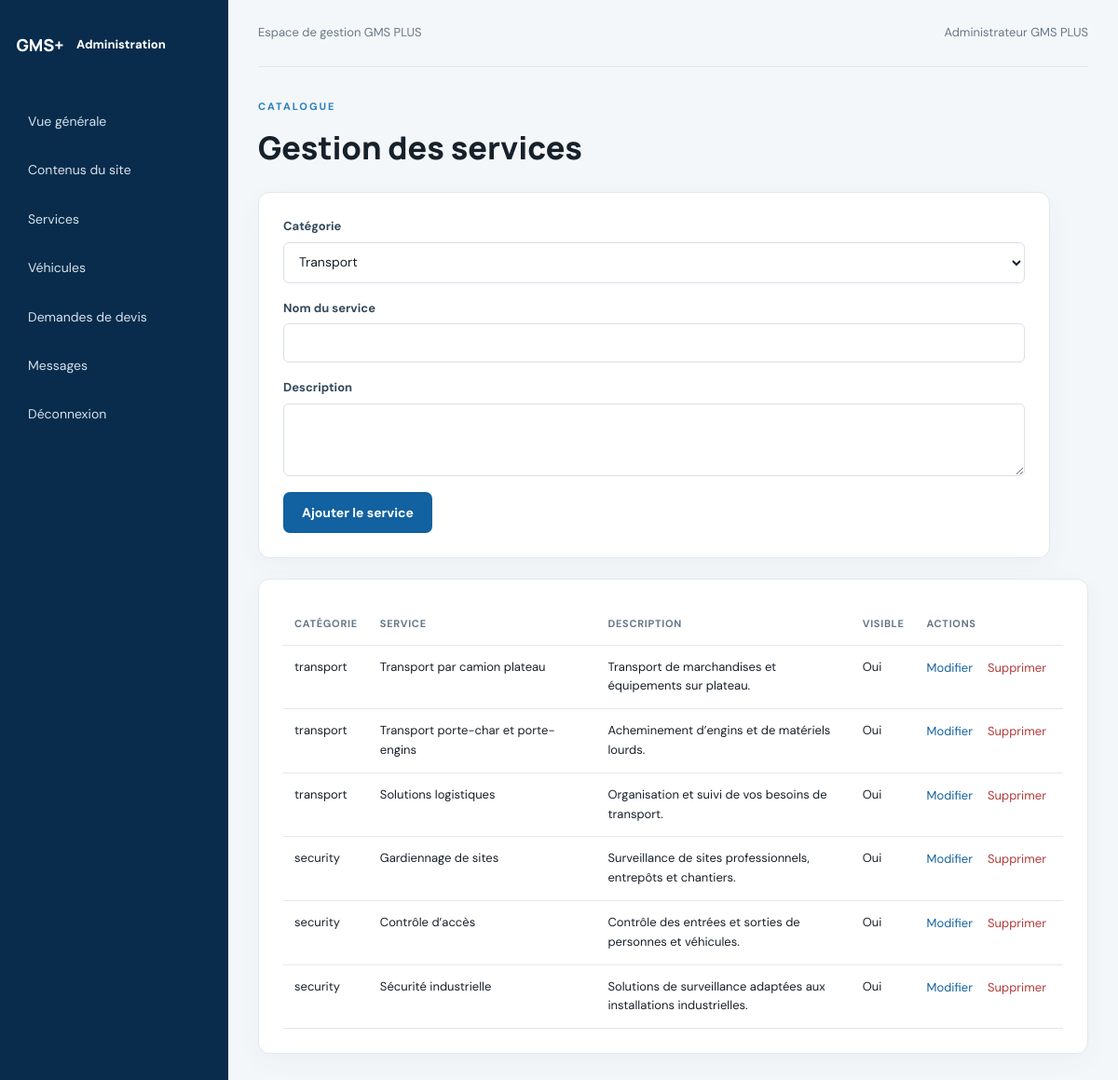
The app's page /public/admin/services.php (signed in) with its own data.
### tables this page shows
CREATE TABLE services (
 id INT UNSIGNED AUTO_INCREMENT PRIMARY KEY,
 category ENUM('transport','security') NOT NULL,
 title VARCHAR(180) NOT NULL,
 description TEXT NOT NULL,
 is_active TINYINT(1) NOT NULL DEFAULT 1,
 sort_order INT NOT NULL DEFAULT 0,
 created_at TIMESTAMP DEFAULT CURRENT_TIMESTAMP
);

### config/config.php (called while the page is built, shortened)
<?php
function db(): PDO {
    static $pdo = null;
    if ($pdo === null) {
        $dsn = 'mysql:host=' . DB_HOST . ';dbname=' . DB_NAME . ';charset=utf8mb4';
        $pdo = new PDO($dsn, DB_USER, DB_PASS, [
            PDO::ATTR_ERRMODE => PDO::ERRMODE_EXCEPTION,
            PDO::ATTR_DEFAULT_FETCH_MODE => PDO::FETCH_ASSOC,
            PDO::ATTR_EMULATE_PREPARES => false
        ]);
    }
    return $pdo;
}
function e(?string $value): string {
    return htmlspecialchars($value ?? '', ENT_QUOTES | ENT_SUBSTITUTE, 'UTF-8');
}

### public/admin/services.php (the view, shortened to what this page needs)
<?php
require_once __DIR__ . '/../../config/config.php'; require_admin();
$edit=null;if(isset($_GET['edit'])){$st=db()->prepare('SELECT * FROM services WHERE id=?');$st->execute([(int)$_GET['edit']]);$edit=$st->fetch();}
$items=db()->query('SELECT * FROM services ORDER BY category,sort_order,id')->fetchAll();include '_header.php'; ?>
<div class="admin-title"><span class="eyebrow">CATALOGUE</span><h1>Gestion des services</h1></div>
<form class="panel editor-form" method="post"><input type="hidden" name="csrf" value="<?= e(csrf_token()) ?>"><input type="hidden" name="action" value="save"><input type="hidden" name="id" value="<?= (int)($edit['id']??0) ?>">
<label>Catégorie<select name="category"><option value="transport" <?= (($edit['category']??'')==='transport')?'selected':'' ?>>Transport</option></select></label>
<label>Nom du service<input name="title" required value="<?= e($edit['title']??'') ?>"></label><label>Description<textarea name="description" rows="3"></textarea></label><button class="btn"> <?= $edit?'Mettre à jour':'Ajouter le service' ?> </button></form>
<div class="panel"><div class="table-wrap"><table><thead><tr><th>Catégorie</th><th>Service</th><th>Description</th><th>Visible</th><th>Actions</th></tr></thead><tbody><?php foreach($items as $it): ?><tr><td><?= e($it['category']) ?></td><td><?= e($it['title']) ?></td><td><?= e($it['description']) ?></td><td><?= $it['is_active']?'Oui':'Non' ?></td><td><a href="?edit=<?= $it['id'] ?>">Modifier</a><form class="inline" method="post" onsubmit="return confirm('Supprimer ce service ?')"><input type="hidden" name="csrf" value="<?= e(csrf_token()) ?>"><input type="hidden" name="action" value="delete"><input type="hidden" name="id" value="<?= $it['id'] ?>"><button class="link-danger">Supprimer</button></form></td></tr><?php endforeach; ?></tbody></table></div></div>
<?php include '_footer.php'; ?>

### public/admin/_header.php (shortened to what this page needs)
<?php require_once __DIR__ . '/../../config/config.php'; require_admin(); ?>
<!doctype html><html lang="fr"><head><link rel="stylesheet" href="../assets/css/style.css"></head><body class="admin-body">
<aside class="sidebar"><a class="brand admin-brand" href="index.php"><span class="brand-mark">GMS+</span><span>Administration</span></a><nav>
<a href="index.php">Vue générale</a><a href="content.php">Contenus du site</a><a href="services.php">Services</a><a href="vehicles.php">Véhicules</a><a href="requests.php">Demandes de devis</a><a href="messages.php">Messages</a><a href="logout.php">Déconnexion</a></nav></aside><main class="admin-main"><header class="admin-top"><span>Espace de gestion GMS PLUS</span><span><?= e($_SESSION['admin_name'] ?? 'Administrateur') ?></span></header>

### public/admin/_footer.php
</main></body></html>

### public/assets/css/style.css (style rules this page uses)
:root { --navy:#092c4c;--blue:#1261a0;--ink:#17212b;--muted:#687887;--pale:#f3f6f9;--line:#e2e8ee;--white:#fff;--green:#16835d }
* { box-sizing:border-box }
html { scroll-behavior:smooth }
body { margin:0;color:var(--ink);font-family:'DM Sans',Arial,sans-serif;line-height:1.6 }
h1,h2,h3 { font-family:Manrope,Arial,sans-serif;line-height:1.18;margin:0 0 16px }
h1 { font-size:clamp(2.5rem,5vw,4.5rem);font-weight:800 }
a { color:var(--blue);text-decoration:none }
.brand { display:flex;align-items:center;gap:12px;color:var(--navy);font-weight:800;font-size:13px;max-width:260px }
.brand-mark { display:grid;place-items:center;background:var(--navy);color:white;font:800 18px Manrope;width:54px;height:48px;border-radius:10px;flex-shrink:0 }
.btn { display:inline-flex;align-items:center;justify-content:center;background:var(--blue);color:white;border:0;border-radius:7px;padding:13px 20px;font-weight:700;cursor:pointer;font:700 14px 'DM Sans';transition:.2s }
.eyebrow { display:block;color:#2c82bd;font-size:11px;letter-spacing:2px;font-weight:800;margin-bottom:14px }
.service-card,.vehicle-card,.form-card,.panel { background:white;border:1px solid var(--line);border-radius:12px;padding:26px;box-shadow:0 8px 28px #0c29400a }
.form-card label,.editor-form label,.login-card label { display:grid;gap:6px;font-size:13px;font-weight:700;color:#34485a }
.form-card input,.form-card textarea,.form-card select,.editor-form input,.editor-form textarea,.editor-form select,.login-card input,.status-form select { width:100%;border:1px solid #d8e0e7;border-radius:6px;padding:11px 12px;font:14px 'DM Sans';color:var(--ink);background:white }
.form-card textarea,.editor-form textarea { resize:vertical }
.admin-body { background:#f4f7fa;min-height:100vh }
.sidebar { position:fixed;inset:0 auto 0 0;width:245px;background:#092c4c;color:white;padding:24px 16px }
.admin-brand { color:white;margin-bottom:35px }
.sidebar nav { display:grid;gap:6px }
.sidebar nav a { color:#d4e2ed;padding:12px 14px;border-radius:7px;font-size:14px }
.admin-main { margin-left:245px;padding:0 32px 50px }
.admin-top { height:72px;display:flex;align-items:center;justify-content:space-between;border-bottom:1px solid var(--line);margin-bottom:34px;color:var(--muted);font-size:13px }
.admin-title { margin-bottom:28px }
.admin-title h1 { font-size:34px;margin:0 0 8px }
.panel { margin-bottom:22px }
.table-wrap { overflow-x:auto }
table { border-collapse:collapse;width:100%;font-size:13px }
th,td { text-align:left;padding:13px 12px;border-bottom:1px solid var(--line);vertical-align:top }
th { color:#657789;font-size:11px;text-transform:uppercase;letter-spacing:.7px }
td { max-width:280px }
.editor-form { display:grid;gap:17px;max-width:850px }
.editor-form .btn { justify-self:start }
.inline { display:inline }
.link-danger { border:0;background:none;color:#b43b3b;cursor:pointer;font:inherit;margin-left:10px }

### records on screen
services: category "transport", title "Transport par camion plateau", description "Transport de marchandises et équipements sur plateau.", is_active "Oui"
services: category "transport", title "Transport porte-char et porte-engins", description "Acheminement d’engins et de matériels lourds.", is_active "Oui"
services: category "transport", title "Solutions logistiques", description "Organisation et suivi de vos besoins de transport.", is_active "Oui"
services: category "security", title "Gardiennage de sites", description "Surveillance de sites professionnels, entrepôts et chantiers.", is_active "Oui"
services: category "security", title "Contrôle d’accès", description "Contrôle des entrées et sorties de personnes et véhicules.", is_active "Oui"
services: category "security", title "Sécurité industrielle", description "Solutions de surveillance adaptées aux installations industrielles.", is_active "Oui"

### other values on screen
$_SESSION['admin_name'] "Administrateur GMS PLUS"
